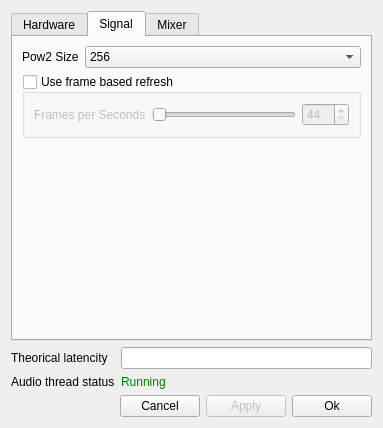
<?xml version="1.0" encoding="UTF-8"?>
<ui version="4.0">
 <class>SoundManager</class>
 <widget class="QWidget" name="SoundManager">
  <property name="geometry">
   <rect>
    <x>0</x>
    <y>0</y>
    <width>383</width>
    <height>428</height>
   </rect>
  </property>
  <property name="windowTitle">
   <string>Sound manager</string>
  </property>
  <property name="windowIcon">
   <iconset resource="res.qrc">
    <normaloff>:/res/img/music.png</normaloff>:/res/img/music.png</iconset>
  </property>
  <layout class="QVBoxLayout" name="verticalLayout">
   <item>
    <widget class="QTabWidget" name="tabWidget">
     <property name="currentIndex">
      <number>1</number>
     </property>
     <widget class="QWidget" name="tab">
      <attribute name="title">
       <string>Hardware</string>
      </attribute>
      <layout class="QVBoxLayout" name="verticalLayout_4">
       <item>
        <layout class="QFormLayout" name="formLayout">
         <item row="0" column="0">
          <widget class="QLabel" name="label_5">
           <property name="text">
            <string>Select API</string>
           </property>
          </widget>
         </item>
         <item row="0" column="1">
          <widget class="QComboBox" name="apiComboBox"/>
         </item>
        </layout>
       </item>
       <item>
        <widget class="QGroupBox" name="groupBox_2">
         <property name="title">
          <string>Audio devices</string>
         </property>
         <layout class="QVBoxLayout" name="verticalLayout_3">
          <item>
           <layout class="QHBoxLayout" name="horizontalLayout_3">
            <item>
             <widget class="QLabel" name="label_3">
              <property name="text">
               <string>Inputs</string>
              </property>
             </widget>
            </item>
            <item>
             <spacer name="horizontalSpacer_3">
              <property name="orientation">
               <enum>Qt::Horizontal</enum>
              </property>
              <property name="sizeHint" stdset="0">
               <size>
                <width>40</width>
                <height>20</height>
               </size>
              </property>
             </spacer>
            </item>
            <item>
             <widget class="QToolButton" name="buttonRefresh">
              <property name="text">
               <string>Refresh devices</string>
              </property>
             </widget>
            </item>
           </layout>
          </item>
          <item>
           <widget class="QListWidget" name="listInputDevices"/>
          </item>
          <item>
           <widget class="QLabel" name="label_4">
            <property name="text">
             <string>Outputs</string>
            </property>
           </widget>
          </item>
          <item>
           <widget class="QListWidget" name="listOutputDevices"/>
          </item>
         </layout>
        </widget>
       </item>
      </layout>
     </widget>
     <widget class="QWidget" name="tab_2">
      <attribute name="title">
       <string>Signal</string>
      </attribute>
      <layout class="QVBoxLayout" name="verticalLayout_2">
       <item>
        <layout class="QFormLayout" name="formLayout_2">
         <item row="0" column="0">
          <widget class="QLabel" name="label_7">
           <property name="text">
            <string>Pow2 Size</string>
           </property>
          </widget>
         </item>
         <item row="0" column="1">
          <widget class="QComboBox" name="pow2Box">
           <item>
            <property name="text">
             <string notr="true">256</string>
            </property>
           </item>
           <item>
            <property name="text">
             <string notr="true">1024</string>
            </property>
           </item>
           <item>
            <property name="text">
             <string>4096</string>
            </property>
           </item>
          </widget>
         </item>
        </layout>
       </item>
       <item>
        <widget class="QGroupBox" name="frameBasedBox">
         <property name="title">
          <string>Use frame based refresh</string>
         </property>
         <property name="checkable">
          <bool>true</bool>
         </property>
         <property name="checked">
          <bool>false</bool>
         </property>
         <layout class="QHBoxLayout" name="horizontalLayout_5">
          <item>
           <widget class="QLabel" name="label_6">
            <property name="text">
             <string>Frames per Seconds</string>
            </property>
           </widget>
          </item>
          <item>
           <widget class="QSlider" name="refreshRateSlider">
            <property name="minimum">
             <number>44</number>
            </property>
            <property name="maximum">
             <number>120</number>
            </property>
            <property name="orientation">
             <enum>Qt::Horizontal</enum>
            </property>
           </widget>
          </item>
          <item>
           <widget class="QSpinBox" name="refreshRateSpinBox">
            <property name="minimum">
             <number>44</number>
            </property>
            <property name="maximum">
             <number>120</number>
            </property>
           </widget>
          </item>
         </layout>
        </widget>
       </item>
       <item>
        <spacer name="verticalSpacer">
         <property name="orientation">
          <enum>Qt::Vertical</enum>
         </property>
         <property name="sizeHint" stdset="0">
          <size>
           <width>20</width>
           <height>40</height>
          </size>
         </property>
        </spacer>
       </item>
      </layout>
     </widget>
     <widget class="QWidget" name="tab_3">
      <attribute name="title">
       <string>Mixer</string>
      </attribute>
      <layout class="QVBoxLayout" name="verticalLayout_5">
       <item>
        <widget class="QGroupBox" name="playlistBox">
         <property name="title">
          <string>Playlist</string>
         </property>
         <property name="checkable">
          <bool>true</bool>
         </property>
         <property name="checked">
          <bool>false</bool>
         </property>
         <layout class="QVBoxLayout" name="verticalLayout_6">
          <item>
           <widget class="PlaylistWidget" name="playlistWidget">
            <property name="acceptDrops">
             <bool>true</bool>
            </property>
            <property name="dragEnabled">
             <bool>true</bool>
            </property>
            <property name="dragDropMode">
             <enum>QAbstractItemView::DragDrop</enum>
            </property>
            <property name="defaultDropAction">
             <enum>Qt::MoveAction</enum>
            </property>
           </widget>
          </item>
         </layout>
        </widget>
       </item>
      </layout>
     </widget>
    </widget>
   </item>
   <item>
    <layout class="QFormLayout" name="formLayout_3">
     <item row="0" column="0">
      <widget class="QLabel" name="label_2">
       <property name="text">
        <string>Theorical latencity</string>
       </property>
      </widget>
     </item>
     <item row="0" column="1">
      <widget class="QLineEdit" name="latencyEdit">
       <property name="enabled">
        <bool>true</bool>
       </property>
       <property name="readOnly">
        <bool>true</bool>
       </property>
      </widget>
     </item>
     <item row="1" column="0">
      <widget class="QLabel" name="label">
       <property name="text">
        <string>Audio thread status</string>
       </property>
      </widget>
     </item>
     <item row="1" column="1">
      <widget class="QLabel" name="audioThreadStatus">
       <property name="styleSheet">
        <string notr="true">color: rgb(0, 130, 0);</string>
       </property>
       <property name="text">
        <string>Running</string>
       </property>
      </widget>
     </item>
    </layout>
   </item>
   <item>
    <layout class="QHBoxLayout" name="horizontalLayout_2">
     <item>
      <spacer name="horizontalSpacer">
       <property name="orientation">
        <enum>Qt::Horizontal</enum>
       </property>
       <property name="sizeHint" stdset="0">
        <size>
         <width>40</width>
         <height>20</height>
        </size>
       </property>
      </spacer>
     </item>
     <item>
      <widget class="QPushButton" name="buttonCancel">
       <property name="text">
        <string>Cancel</string>
       </property>
      </widget>
     </item>
     <item>
      <widget class="QPushButton" name="buttonApply">
       <property name="enabled">
        <bool>false</bool>
       </property>
       <property name="text">
        <string>Apply</string>
       </property>
      </widget>
     </item>
     <item>
      <widget class="QPushButton" name="buttonOk">
       <property name="text">
        <string>Ok</string>
       </property>
      </widget>
     </item>
    </layout>
   </item>
  </layout>
 </widget>
 <customwidgets>
  <customwidget>
   <class>PlaylistWidget</class>
   <extends>QListWidget</extends>
   <header>soundmanager.h</header>
  </customwidget>
 </customwidgets>
 <resources>
  <include location="res.qrc"/>
 </resources>
 <connections>
  <connection>
   <sender>refreshRateSlider</sender>
   <signal>sliderMoved(int)</signal>
   <receiver>refreshRateSpinBox</receiver>
   <slot>setValue(int)</slot>
   <hints>
    <hint type="sourcelabel">
     <x>564</x>
     <y>201</y>
    </hint>
    <hint type="destinationlabel">
     <x>618</x>
     <y>205</y>
    </hint>
   </hints>
  </connection>
  <connection>
   <sender>refreshRateSpinBox</sender>
   <signal>valueChanged(int)</signal>
   <receiver>refreshRateSlider</receiver>
   <slot>setValue(int)</slot>
   <hints>
    <hint type="sourcelabel">
     <x>622</x>
     <y>193</y>
    </hint>
    <hint type="destinationlabel">
     <x>401</x>
     <y>196</y>
    </hint>
   </hints>
  </connection>
 </connections>
</ui>
